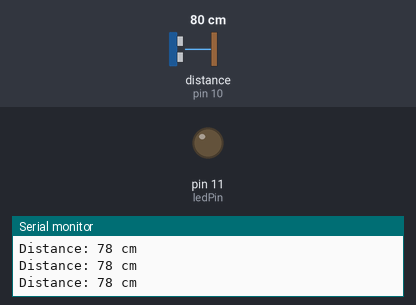
Recording of a sketch running on a simulated Arduino Uno, built with avr-gcc and run on an emulated ATmega328P. On the bench: output pins drawn as LEDs (lit = HIGH), the last lines printed to the serial monitor. Wiring (inferred from the names in the program): ultrasonic range finder: trigger pin 9; echo pin 10. Dashed ring = blinking. The test bench sets the inputs (shaded band); at power-on: distance to the obstacle (sensor on pin 10) 80 cm. The echo pulse lasts 58.3 µs per cm; pins used as bus, display or sensor lines are not drawn.

Above: at 1.2 s.
1.3 s: distance to the obstacle (sensor on pin 10) set to 34 cm
4.3 s: distance to the obstacle (sensor on pin 10) set to 28 cm
At 4.8 s:
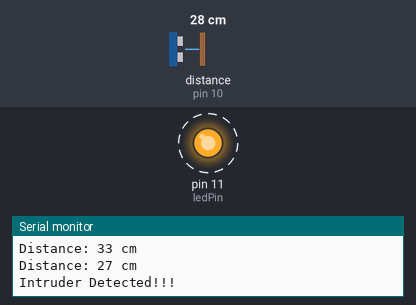
7.3 s: distance to the obstacle (sensor on pin 10) set to 35 cm
At 7.3 s:
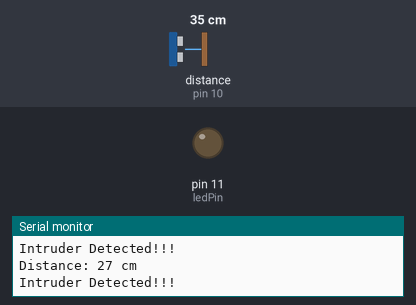
8.8 s: distance to the obstacle (sensor on pin 10) set to 2 cm
At 9.3 s:
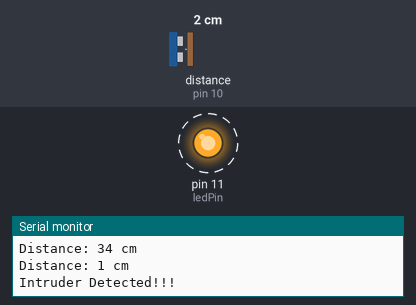
Timing chart, 0 to 12.8 s (numbered marks = the images above; inputs shaded):
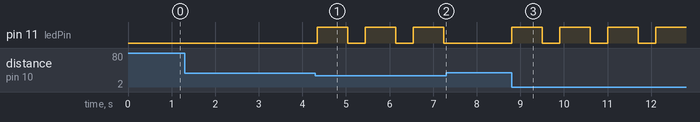

Measured:
- the behaviour switches between 32 and 31 cm on distance to the obstacle (sensor on pin 10) (found by bisection; images 0 and 1)
- after the input at 4.3 s, pin 11 (ledPin): alternates HIGH for 0.70 s and LOW for 0.40 s, starting at once
- after the input at 7.3 s, pin 11 (ledPin): stays LOW (without the input it goes to HIGH after 0.35 s)
- after the input at 8.8 s, pin 11 (ledPin): alternates HIGH for 0.70 s and LOW for 0.40 s, starting at once

The sketch:

sketch.ino
```cpp
const int trigPin = 9;
const int echoPin = 10;
const int ledPin = 11; // Your LED is on Pin 11

void setup() {
  Serial.begin(9600);
  pinMode(trigPin, OUTPUT);
  pinMode(echoPin, INPUT);
  pinMode(ledPin, OUTPUT); // Set Pin 11 as Output
}

void loop() {
  digitalWrite(trigPin, LOW);
  delayMicroseconds(2);
  digitalWrite(trigPin, HIGH);
  delayMicroseconds(10);
  digitalWrite(trigPin, LOW);

  long duration = pulseIn(echoPin, HIGH);
  int distanceCm = duration * 0.034 / 2;

  Serial.print("Distance: ");
  Serial.print(distanceCm);
  Serial.println(" cm");

  if (distanceCm > 0 && distanceCm <= 30) {
    Serial.println("Intruder Detected!!!");
    digitalWrite(ledPin, HIGH);
    delay(700);
    digitalWrite(ledPin, LOW);
    delay(350);
  } else {
    digitalWrite(ledPin, LOW);
  }

  delay(50);
}
```
